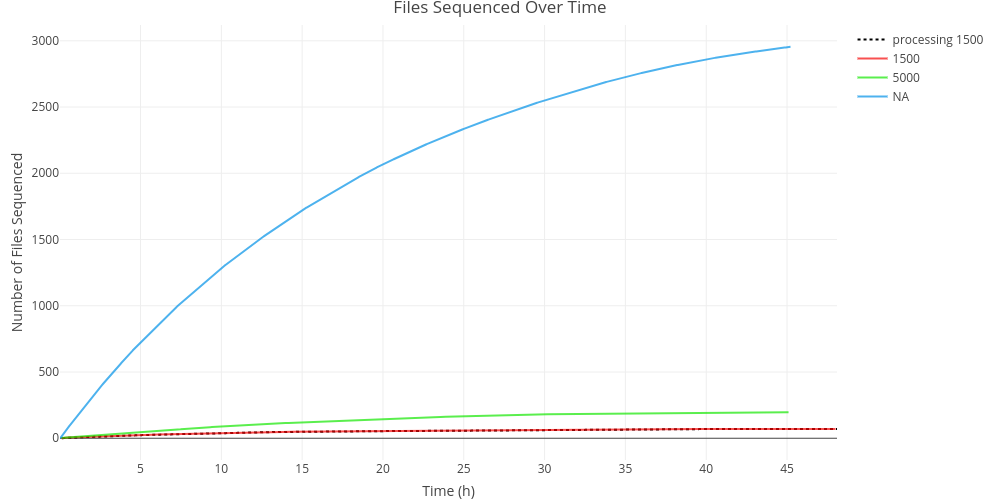

The script that drew this image:
#!/usr/bin/env Rscript
.libPaths("~/R_packages")
require(plotly)
require(rowr)

Sys.setenv("plotly_username" = "sjen")
Sys.setenv("plotly_api_key" = "7xblqr4HsNp3qVueLko0")

all_end_times_df <- data.frame() # declare empty dataframe

log_paths = c("../../realf5p_data/1500/logs",
          "../../realf5p_data/5000/logs")

for (log_dir in log_paths) {
    seq_sum_files <- list.files(path = log_dir,
                                pattern = "s*.txt$",
                                full.names = T,
                                recursive = F)
    
    file_end_times_df <- data.frame(matrix(ncol = 2, nrow = 0)) # declare empty dataframe
    colnames(file_end_times_df) <- c("end_time", "num_bases")

    for (seq_file in seq_sum_files) {
        seq_sum_df <- read.table(seq_file,
                                 sep = "\t",
                                 header = T)

        end_time <- 0
        for (row in 1:nrow(seq_sum_df)) {
            start_time <- seq_sum_df[row, "start_time"]
            duration <- seq_sum_df[row, "duration"]

            if (start_time + duration > end_time) {
                end_time <- start_time + duration
            }
        }

        seq_sum_file_path <- seq_file
        seq_sum_file_pathless <- system(paste0("basename ", seq_sum_file_path), intern = T)
        file_id <- 
            system(paste0("file_pathless='", seq_sum_file_pathless, "';",
                          "file_extless=${file_pathless%.*};",
                          "temp=${file_extless##*.};",
                          "echo $temp"), intern = T)
        fastq_file <- paste0("fastq_*.", file_id, ".fastq.gz")
        num_bases <- 
            system(paste0("zcat ", log_dir, "/../fastq/", fastq_file, " |",
                          "awk 'BEGIN {sum = 0}",
                          "{ if(NR % 4 == 2) {sum = sum + length($0);} }",
                          "END {print sum}'"), intern = T)

        file_end_times_df[nrow(file_end_times_df) + 1, ] <- c(end_time, num_bases)
    }

    file_end_times_df[] <- lapply(file_end_times_df, function(x) as.numeric(as.character(x)))
    file_end_times_df <- file_end_times_df[with(file_end_times_df, order(end_time)), ]
    file_end_times_df["end_time"] <- file_end_times_df["end_time"] / 3600 # Get time in hours (3600s in 1h)
    file_end_times_df <- within(file_end_times_df, total_bases <- cumsum(num_bases))
    file_end_times_df["total_bases"] <- file_end_times_df["total_bases"] / (10 ^ 9) # Convert to gigabases
    
    print(file_end_times_df) # testing

    all_end_times_df <- cbind.fill(all_end_times_df, file_end_times_df, fill = NA)
}




# NA dataset
seq_sum_dirs_NA <- list.dirs(path = "../../realf5p_data/NA/",
                             full.names = T,
                             recursive = F)

file_end_times_df <- data.frame(matrix(ncol = 2, nrow = 0)) # declare empty dataframe
colnames(file_end_times_df) <- c("end_time", "num_bases")

for (seq_dir in seq_sum_dirs_NA) {
    seq_sum_df <- read.table(paste0(seq_dir, "/sequencing_summary.txt"),
                             sep = "\t",
                             header = T)

    end_time <- 0
    for (row in 1:nrow(seq_sum_df)) {
        start_time <- seq_sum_df[row, "start_time"]
        duration <- seq_sum_df[row, "duration"]

        if (start_time + duration > end_time) {
            end_time <- start_time + duration
        }
    }

    dir_number <- system(paste0("basename ", seq_dir), intern = T)
    num_bases <- system(paste0("bash get_bases.sh ", dir_number, " NA_file_bases.csv"), intern = T)

    file_end_times_df[nrow(file_end_times_df) + 1, ] <- c(end_time, num_bases)
}

file_end_times_df[] <- lapply(file_end_times_df, function(x) as.numeric(as.character(x)))
file_end_times_df <- file_end_times_df[with(file_end_times_df, order(end_time)), ]
file_end_times_df["end_time"] <- file_end_times_df["end_time"] / 3600 # Get time in hours (3600s in 1h)
file_end_times_df <- within(file_end_times_df, total_bases <- cumsum(num_bases))
file_end_times_df["total_bases"] <- file_end_times_df["total_bases"] / (10 ^ 9) # Convert to gigabases

print(file_end_times_df) # testing

all_end_times_df <- cbind.fill(all_end_times_df, file_end_times_df, fill = NA)

all_end_times_df <- all_end_times_df[-c(1)]
colnames(all_end_times_df) <- c("time_1500", "solo_bases_1500", "tot_bases_1500",
                                "time_5000", "solo_bases_5000", "tot_bases_5000",
                                "time_NA", "solo_bases_NA", "tot_bases_NA")





# processing dataset
processing_logs <- c("../testing/1500/real-sim/take4/log.txt") # (todo: change to legitimate location later)
processing_times <- system(paste0("bash extract_analysis_timestamps.sh ", processing_logs[1]), intern = T)
processing_df <- read.csv(text = processing_times, sep = " ", header = F)
colnames(processing_df) <- c("time_process_1500", "file_order")

processing_df["time_process_1500"] <- processing_df["time_process_1500"] / 3600 # Get time in hours (3600s in 1h)


print(processing_df) # testing

row <- 1
while (row <= nrow(processing_df)) {
    file_no <- processing_df[row, "file_order"]
    processing_df[row, "solo_bases_process_1500"] <- all_end_times_df[file_no, "solo_bases_1500"]
    row <- row + 1
}

# Create column "tot_bases_process_5000" that is a cumulative sum of the individual bases,
# then convert to gigabases
processing_df <- within(processing_df, tot_bases_process_1500 <- cumsum(solo_bases_process_1500))
processing_df["tot_bases_process_1500"] <- processing_df["tot_bases_process_1500"] / (10 ^ 9) # Convert to gigabases


print(processing_df) # testing

all_end_times_df <- cbind.fill(all_end_times_df, processing_df, fill = NA)

print(all_end_times_df) # testing

colnames(all_end_times_df) <- c("time_1500", "solo_bases_1500", "tot_bases_1500",
                                "time_5000", "solo_bases_5000", "tot_bases_5000",
                                "time_NA", "solo_bases_NA", "tot_bases_NA",
                                "time_process_1500", "process_file_order_1500", "solo_bases_process_1500", "tot_bases_process_1500")
print(all_end_times_df) # testing





sequenced_bases_vs_time <- plot_ly(all_end_times_df,
                                   x = ~time_process_1500, y = ~tot_bases_process_1500, name = "processing 1500",
                                   type = "scatter", mode = "lines", 
                                   line = list(color = "rgba(0, 0, 0, 1)", dash = "dot")) %>%
                            add_trace(x = ~time_1500, y = ~tot_bases_1500, name = "1500", 
                                      line = list(color = "rgba(245, 5, 5, 0.7)", dash = "solid")) %>%
                            add_trace(x = ~time_5000, y = ~tot_bases_5000, name = "5000",
                                      line = list(color = "rgba(19, 230, 0, 0.7)", dash = "solid")) %>%
                            add_trace(x = ~time_NA, y = ~tot_bases_NA, name = "NA",
                                      line = list(color = "rgba(0, 145, 230, 0.7)", dash = "solid")) %>%
                            layout(title = "Bases Sequenced Over Time",
                                    xaxis = list(title = "Time (h)"),
                                    yaxis = list(title = "Gigabases Sequenced"))

sequenced_files_vs_time <- plot_ly(all_end_times_df,
                                   x = ~time_process_1500, name = "processing 1500",
                                   type = "scatter", mode = "lines",
                                   line = list(color = "rgba(0, 0, 0, 1)", dash = "dot")) %>%
                            add_trace(x = ~time_1500, name = "1500",
                                      line = list(color = "rgba(245, 5, 5, 0.7)", dash = "solid")) %>%
                            add_trace(x = ~time_5000, name = "5000",
                                      line = list(color = "rgba(19, 230, 0, 0.7)", dash = "solid")) %>%
                            add_trace(x = ~time_NA, name = "NA",
                                      line = list(color = "rgba(0, 145, 230, 0.7)", dash = "solid")) %>%
                            layout(title = "Files Sequenced Over Time",
                                    xaxis = list(title = "Time (h)"),
                                    yaxis = list(title = "Number of Files Sequenced"))

plotly_IMAGE(sequenced_bases_vs_time, format = "png", out_file = "sequenced_bases_vs_time.png")
plotly_IMAGE(sequenced_files_vs_time, format = "png", out_file = "sequenced_files_vs_time.png")

options(browser = "false")
api_create(sequenced_bases_vs_time, filename = "sequenced_bases_vs_time", sharing = "public")
api_create(sequenced_files_vs_time, filename = "sequenced_files_vs_time", sharing = "public")
